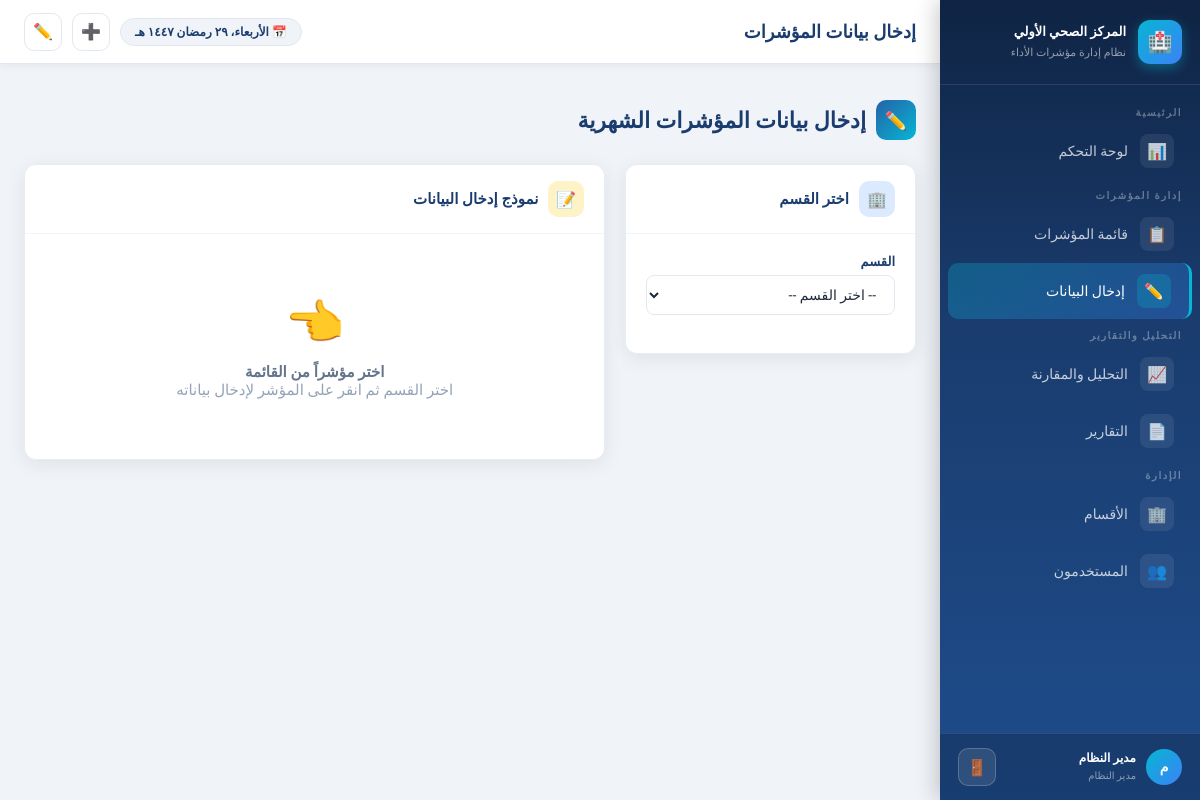
/data-entry (signed in), run on the app's committed database.
### models.py (models this page shows)
class User(UserMixin, db.Model):
    __tablename__ = 'users'
    id = db.Column(db.Integer, primary_key=True)
    username = db.Column(db.String(80), unique=True, nullable=False)
    password = db.Column(db.String(200), nullable=False)
    full_name = db.Column(db.String(150), nullable=False)
    role = db.Column(db.String(50), nullable=False)  # admin, quality, head, staff
    department_id = db.Column(db.Integer, db.ForeignKey('departments.id'), nullable=True)
    is_active = db.Column(db.Boolean, default=True)
    created_at = db.Column(db.DateTime, default=datetime.utcnow)
    department = db.relationship('Department', backref='users')
    ROLES = {
        'admin': 'مدير النظام',
        'quality': 'قسم الجودة',
        'head': 'رئيس قسم',
        'staff': 'موظف إدخال بيانات'
    }
    def role_name(self):
        return self.ROLES.get(self.role, self.role)

### app.py (the view, shortened to what this page needs)
@app.route('/data-entry', methods=['GET', 'POST'])
@login_required
def data_entry():
    departments = Department.query.filter_by(is_active=True).all()
    dept_id = request.args.get('dept_id', '')
    kpis = []
    if dept_id:
        kpis = KPI.query.filter_by(department_id=int(dept_id), is_active=True).all()
    elif current_user.department_id:
        kpis = KPI.query.filter_by(department_id=current_user.department_id, is_active=True).all()
        dept_id = str(current_user.department_id)
    return render_template('data_entry.html', departments=departments, kpis=kpis,
                           dept_id=dept_id, current_year=datetime.now().year)

### app.py (called while the page is built)
@login_manager.user_loader
def load_user(user_id):
    return User.query.get(int(user_id))

### templates/data_entry.html (shortened to what this page needs)
{% extends "base.html" %}
{% block page_title %}إدخال بيانات المؤشرات{% endblock %}
{% block content %}
<div class="page-header animate-in">
  <h2>
    <div class="icon-box">✏️</div>
    إدخال بيانات المؤشرات الشهرية
  </h2>
</div>
<div style="display:grid;grid-template-columns:1fr 2fr;gap:20px;" class="animate-in-delay-1">
  <div>
    <div class="card mb-3">
      <div class="card-header">
        <div class="card-icon" style="background:#dbeafe;color:#1e40af;">🏢</div>
        <h5>اختر القسم</h5>
      </div>
      <div class="card-body">
        <form method="GET" action="{{ url_for('data_entry') }}">
          <div class="form-group">
            <label class="form-label">القسم</label>
            <select name="dept_id" class="form-select" onchange="this.form.submit()">
              <option value="">-- اختر القسم --</option>
            </select>
          </div>
        </form>
      </div>
    </div>
  </div>
  <div>
    <div class="card" id="entryFormCard">
      <div class="card-header">
        <div class="card-icon" style="background:#fef3c7;color:#92400e;">📝</div>
        <h5 id="formTitle">نموذج إدخال البيانات</h5>
      </div>
      <div class="card-body">
        <div id="noKpiSelected" style="text-align:center;padding:40px;color:#94a3b8;">
          <div style="font-size:48px;margin-bottom:12px;">👈</div>
          <h4 style="color:#64748b;">اختر مؤشراً من القائمة</h4>
          <p>اختر القسم ثم انقر على المؤشر لإدخال بياناته</p>
        </div>
      </div>
    </div>
  </div>
</div>
{% endblock %}

### templates/base.html (shortened to what this page needs)
<!DOCTYPE html>
<html lang="ar" dir="rtl">
<head>
  <link rel="stylesheet" href="{{ url_for('static', filename='css/style.css') }}">
</head>
<body>
<aside class="sidebar" id="sidebar">
  <div class="sidebar-brand">
    <div class="brand-icon">🏥</div>
    <div class="brand-text">
      <h5>المركز الصحي الأولي</h5>
      <small>نظام إدارة مؤشرات الأداء</small>
    </div>
  </div>
  <nav class="sidebar-nav">
    <div class="nav-section-title">الرئيسية</div>
    <a href="{{ url_for('dashboard') }}" class="{{ 'active' if request.endpoint == 'dashboard' }}">
      <span class="nav-icon">📊</span>
      <span>لوحة التحكم</span>
    </a>
    <div class="nav-section-title">إدارة المؤشرات</div>
    <a href="{{ url_for('kpi_list') }}" class="{{ 'active' if request.endpoint in ['kpi_list','kpi_add','kpi_edit','kpi_detail'] }}">
      <span class="nav-icon">📋</span>
      <span>قائمة المؤشرات</span>
    </a>
    <a href="{{ url_for('data_entry') }}" class="{{ 'active' if request.endpoint == 'data_entry' }}">
      <span class="nav-icon">✏️</span>
      <span>إدخال البيانات</span>
    </a>
    <div class="nav-section-title">التحليل والتقارير</div>
    <a href="{{ url_for('analysis') }}" class="{{ 'active' if request.endpoint == 'analysis' }}">
      <span class="nav-icon">📈</span>
      <span>التحليل والمقارنة</span>
    </a>
    <a href="{{ url_for('reports') }}" class="{{ 'active' if request.endpoint == 'reports' }}">
      <span class="nav-icon">📄</span>
      <span>التقارير</span>
    </a>
    {% if current_user.role in ['admin', 'quality'] %}
    <div class="nav-section-title">الإدارة</div>
    <a href="{{ url_for('dept_list') }}" class="{{ 'active' if request.endpoint in ['dept_list'] }}">
      <span class="nav-icon">🏢</span>
      <span>الأقسام</span>
    </a>
    {% endif %}
    {% if current_user.role == 'admin' %}
    <a href="{{ url_for('user_list') }}" class="{{ 'active' if request.endpoint in ['user_list','user_add','user_edit'] }}">
      <span class="nav-icon">👥</span>
      <span>المستخدمون</span>
    </a>
    {% endif %}
  </nav>
  <div class="sidebar-user">
    <div class="user-avatar">{{ current_user.full_name[0] if current_user.full_name else 'م' }}</div>
    <div class="user-info">
      <strong>{{ current_user.full_name }}</strong>
      <small>{{ current_user.role_name() }}</small>
    </div>
    <a href="{{ url_for('logout') }}" class="header-btn" data-tooltip="تسجيل الخروج" style="margin-right:auto;background:rgba(255,255,255,0.1);border-color:rgba(255,255,255,0.2);color:#fff;">🚪</a>
  </div>
</aside>
<div class="main-content">
  <header class="top-header">
    <div class="page-title">{% block page_title %}{% endblock %}</div>
    <div class="header-actions">
      <span class="date-badge" id="currentDate">📅 جاري التحميل...</span>
      {% if current_user.role in ['admin','quality'] %}
      <a href="{{ url_for('kpi_add') }}" class="header-btn" data-tooltip="إضافة مؤشر جديد">➕</a>
      {% endif %}
      <a href="{{ url_for('data_entry') }}" class="header-btn" data-tooltip="إدخال بيانات">✏️</a>
    </div>
  </header>
  <div class="page-content">
    {% block content %}{% endblock %}
  </div>
</div>
</body>
</html>

### data on the page
User: full_name "م", full_name "مدير النظام", role_name "مدير النظام"
